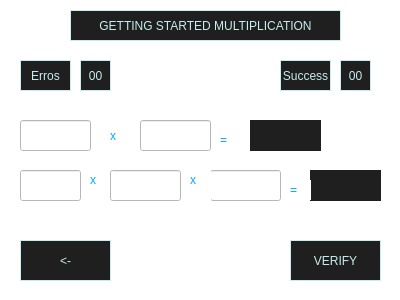
<?xml version="1.0" encoding="UTF-8"?>
<ui version="4.0">
 <class>form4</class>
 <widget class="QDialog" name="form4">
  <property name="geometry">
   <rect>
    <x>0</x>
    <y>0</y>
    <width>400</width>
    <height>300</height>
   </rect>
  </property>
  <property name="windowTitle">
   <string>Dialog</string>
  </property>
  <property name="styleSheet">
   <string notr="true">background-color:#fff;</string>
  </property>
  <widget class="QLabel" name="label">
   <property name="geometry">
    <rect>
     <x>220</x>
     <y>130</y>
     <width>21</width>
     <height>20</height>
    </rect>
   </property>
   <property name="styleSheet">
    <string notr="true">
color: rgb(0, 170, 255);
font: 75 26pt &quot;Bahnschrift&quot;;</string>
   </property>
   <property name="text">
    <string>=</string>
   </property>
  </widget>
  <widget class="QLabel" name="label_5">
   <property name="geometry">
    <rect>
     <x>90</x>
     <y>159</y>
     <width>21</width>
     <height>41</height>
    </rect>
   </property>
   <property name="styleSheet">
    <string notr="true">
color: rgb(0, 170, 255);
font: 75 26pt &quot;Bahnschrift&quot;;</string>
   </property>
   <property name="text">
    <string>x</string>
   </property>
  </widget>
  <widget class="QPushButton" name="pushButton_4">
   <property name="enabled">
    <bool>false</bool>
   </property>
   <property name="geometry">
    <rect>
     <x>20</x>
     <y>60</y>
     <width>51</width>
     <height>31</height>
    </rect>
   </property>
   <property name="styleSheet">
    <string notr="true">color: rgb(200, 237, 240);
background-color:rgb(31, 31, 31);
border:1px solid rgb(200, 237, 240);</string>
   </property>
   <property name="text">
    <string>Erros</string>
   </property>
  </widget>
  <widget class="QPushButton" name="pushButton">
   <property name="geometry">
    <rect>
     <x>290</x>
     <y>240</y>
     <width>91</width>
     <height>41</height>
    </rect>
   </property>
   <property name="cursor">
    <cursorShape>PointingHandCursor</cursorShape>
   </property>
   <property name="styleSheet">
    <string notr="true">color: rgb(200, 237, 240);
background-color:rgb(31, 31, 31);
border: 1px solid rgb(200, 237, 240);</string>
   </property>
   <property name="text">
    <string>VERIFY</string>
   </property>
  </widget>
  <widget class="QPushButton" name="pushButton_6_rs">
   <property name="enabled">
    <bool>false</bool>
   </property>
   <property name="geometry">
    <rect>
     <x>250</x>
     <y>120</y>
     <width>71</width>
     <height>31</height>
    </rect>
   </property>
   <property name="styleSheet">
    <string notr="true">font: 75 12pt &quot;MS Shell Dlg 2&quot;;
background-color:rgb(31, 31, 31);
border:none;
color:rgb(200,237,240);</string>
   </property>
   <property name="text">
    <string/>
   </property>
  </widget>
  <widget class="QLineEdit" name="lineEdit_c5">
   <property name="geometry">
    <rect>
     <x>210</x>
     <y>170</y>
     <width>71</width>
     <height>31</height>
    </rect>
   </property>
   <property name="styleSheet">
    <string notr="true">font: 75 12pt &quot;MS Shell Dlg 2&quot;;
color: rgb(31, 31, 31);</string>
   </property>
   <property name="text">
    <string/>
   </property>
   <property name="maxLength">
    <number>4</number>
   </property>
  </widget>
  <widget class="QLineEdit" name="lineEdit_c2">
   <property name="geometry">
    <rect>
     <x>140</x>
     <y>120</y>
     <width>71</width>
     <height>31</height>
    </rect>
   </property>
   <property name="styleSheet">
    <string notr="true">font: 75 12pt &quot;MS Shell Dlg 2&quot;;
color: rgb(31, 31, 31);</string>
   </property>
   <property name="maxLength">
    <number>4</number>
   </property>
  </widget>
  <widget class="QPushButton" name="pushButton_2">
   <property name="enabled">
    <bool>false</bool>
   </property>
   <property name="geometry">
    <rect>
     <x>70</x>
     <y>10</y>
     <width>271</width>
     <height>31</height>
    </rect>
   </property>
   <property name="styleSheet">
    <string notr="true">color: rgb(200, 237, 240);
background-color:rgb(31, 31, 31);
border:1px solid rgb(200, 237, 240);</string>
   </property>
   <property name="text">
    <string>GETTING STARTED MULTIPLICATION</string>
   </property>
  </widget>
  <widget class="QPushButton" name="pushButton_7_rs">
   <property name="enabled">
    <bool>false</bool>
   </property>
   <property name="geometry">
    <rect>
     <x>310</x>
     <y>170</y>
     <width>71</width>
     <height>31</height>
    </rect>
   </property>
   <property name="styleSheet">
    <string notr="true">font: 75 12pt &quot;MS Shell Dlg 2&quot;;
background-color:rgb(31, 31, 31);
border:none;
color:rgb(200,237,240);</string>
   </property>
   <property name="text">
    <string/>
   </property>
  </widget>
  <widget class="QPushButton" name="pushButton_3">
   <property name="geometry">
    <rect>
     <x>20</x>
     <y>240</y>
     <width>91</width>
     <height>41</height>
    </rect>
   </property>
   <property name="cursor">
    <cursorShape>PointingHandCursor</cursorShape>
   </property>
   <property name="styleSheet">
    <string notr="true">color: rgb(200, 237, 240);
background-color:rgb(31, 31, 31);
border: 1px solid rgb(200, 237, 240);</string>
   </property>
   <property name="text">
    <string>&lt;-</string>
   </property>
  </widget>
  <widget class="QLabel" name="label_3">
   <property name="geometry">
    <rect>
     <x>290</x>
     <y>180</y>
     <width>21</width>
     <height>20</height>
    </rect>
   </property>
   <property name="styleSheet">
    <string notr="true">
color: rgb(0, 170, 255);
font: 75 26pt &quot;Bahnschrift&quot;;</string>
   </property>
   <property name="text">
    <string>=</string>
   </property>
  </widget>
  <widget class="QPushButton" name="pushButton_5">
   <property name="enabled">
    <bool>false</bool>
   </property>
   <property name="geometry">
    <rect>
     <x>280</x>
     <y>60</y>
     <width>51</width>
     <height>31</height>
    </rect>
   </property>
   <property name="styleSheet">
    <string notr="true">color: rgb(200, 237, 240);
background-color:rgb(31, 31, 31);
border:1px solid rgb(200, 237, 240);</string>
   </property>
   <property name="text">
    <string>Success</string>
   </property>
  </widget>
  <widget class="QLabel" name="label_4">
   <property name="geometry">
    <rect>
     <x>190</x>
     <y>159</y>
     <width>21</width>
     <height>41</height>
    </rect>
   </property>
   <property name="styleSheet">
    <string notr="true">
color: rgb(0, 170, 255);
font: 75 26pt &quot;Bahnschrift&quot;;</string>
   </property>
   <property name="text">
    <string>x</string>
   </property>
  </widget>
  <widget class="QLineEdit" name="lineEdit_c1">
   <property name="geometry">
    <rect>
     <x>20</x>
     <y>120</y>
     <width>71</width>
     <height>31</height>
    </rect>
   </property>
   <property name="styleSheet">
    <string notr="true">font: 75 12pt &quot;MS Shell Dlg 2&quot;;
color: rgb(31, 31, 31);</string>
   </property>
   <property name="maxLength">
    <number>4</number>
   </property>
  </widget>
  <widget class="QLabel" name="label_2">
   <property name="geometry">
    <rect>
     <x>110</x>
     <y>120</y>
     <width>21</width>
     <height>31</height>
    </rect>
   </property>
   <property name="styleSheet">
    <string notr="true">
color: rgb(0, 170, 255);
font: 75 26pt &quot;Bahnschrift&quot;;</string>
   </property>
   <property name="text">
    <string>x</string>
   </property>
  </widget>
  <widget class="QLineEdit" name="lineEdit_c3">
   <property name="geometry">
    <rect>
     <x>20</x>
     <y>170</y>
     <width>61</width>
     <height>31</height>
    </rect>
   </property>
   <property name="styleSheet">
    <string notr="true">font: 75 12pt &quot;MS Shell Dlg 2&quot;;
color: rgb(31, 31, 31);</string>
   </property>
   <property name="maxLength">
    <number>4</number>
   </property>
  </widget>
  <widget class="QPushButton" name="pushButton_9_success">
   <property name="enabled">
    <bool>false</bool>
   </property>
   <property name="geometry">
    <rect>
     <x>340</x>
     <y>60</y>
     <width>31</width>
     <height>31</height>
    </rect>
   </property>
   <property name="styleSheet">
    <string notr="true">color: rgb(200, 237, 240);
background-color:rgb(31, 31, 31);
border:1px solid rgb(200, 237, 240);</string>
   </property>
   <property name="text">
    <string>00</string>
   </property>
  </widget>
  <widget class="QPushButton" name="pushButton_8_error">
   <property name="enabled">
    <bool>false</bool>
   </property>
   <property name="geometry">
    <rect>
     <x>80</x>
     <y>60</y>
     <width>31</width>
     <height>31</height>
    </rect>
   </property>
   <property name="styleSheet">
    <string notr="true">color: rgb(200, 237, 240);
background-color:rgb(31, 31, 31);
border:1px solid rgb(200, 237, 240);</string>
   </property>
   <property name="text">
    <string>00</string>
   </property>
  </widget>
  <widget class="QLineEdit" name="lineEdit_c4">
   <property name="geometry">
    <rect>
     <x>110</x>
     <y>170</y>
     <width>71</width>
     <height>31</height>
    </rect>
   </property>
   <property name="styleSheet">
    <string notr="true">font: 75 12pt &quot;MS Shell Dlg 2&quot;;
color: rgb(31, 31, 31);</string>
   </property>
   <property name="text">
    <string/>
   </property>
   <property name="maxLength">
    <number>4</number>
   </property>
  </widget>
 </widget>
 <resources/>
 <connections/>
</ui>
